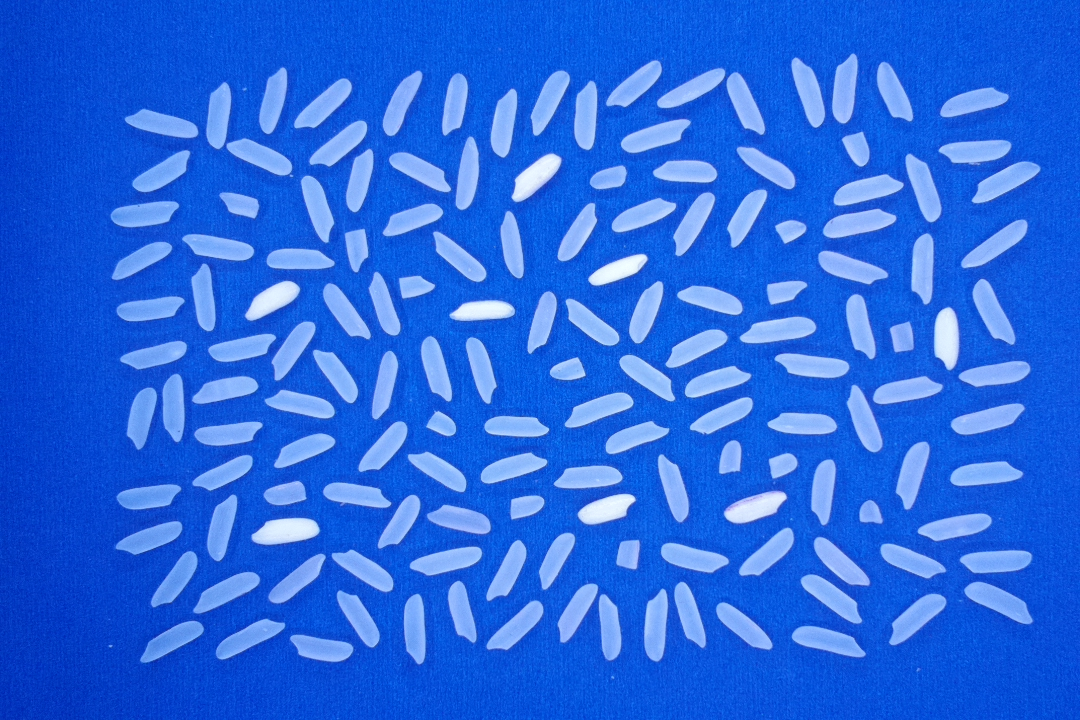
#> input picture blueBG_rice/image605.jpg, 1080 x 720 px; its folder holds only this picture in this run
$ python -i preprocessing.py   (imports and definitions only)
#> lines starting #> are read from the running program, lines starting #| are printed output that depends on the picture; after the words box and inside, x2 and y2 are one past the last pixel; in counts of white or black regions, pixels touching at a corner belong together
#> in run_preprocessing_pipeline, image is the input picture: shape (720, 1080, 3); mean B, G, R 225.3, 105.3, 39.6
### src/visualization.py
import cv2
import matplotlib.pyplot as plt
import numpy as np

from config import (
    PLOT_FIGSIZE,
    WATERSHED_BOUNDARY_COLOR,
    WATERSHED_BOUNDARY_MARKER,
)


def plot_preprocessing_steps(
    original_image: np.ndarray,
    normalized: np.ndarray,
    thresholded: np.ndarray,
    denoised: np.ndarray,
    watershed_markers: np.ndarray,
) -> None:
    """Display the input and each preprocessing result in a single figure."""
    if original_image.ndim == 2:
        original_display = original_image
        segmented_display = cv2.cvtColor(original_image, cv2.COLOR_GRAY2RGB)
    else:
        original_display = cv2.cvtColor(original_image, cv2.COLOR_BGR2RGB)
        segmented_display = original_display.copy()

    segmented_display[
        watershed_markers == WATERSHED_BOUNDARY_MARKER
    ] = WATERSHED_BOUNDARY_COLOR
    images = (
        (original_display, "Original"),
        (normalized, "Lighting normalized"),
        (thresholded, "Background removed"),
        (denoised, "Noise removed"),
        (segmented_display, "Watershed boundaries"),
    )


    figure = plt.figure(figsize=PLOT_FIGSIZE)
    grid = figure.add_gridspec(2, 6)
    slots = (
        grid[0, 0:3],
        grid[0, 3:6],
        grid[1, 0:2],
        grid[1, 2:4],
        grid[1, 4:6],
    )

    for slot, (image, title) in zip(slots, images):
        axis = figure.add_subplot(slot)
        axis.imshow(image, cmap="gray" if image.ndim == 2 else None)
        axis.set_title(title)
        axis.axis("off")

    figure.tight_layout()
    plt.show()
    plt.close(figure)

### src/preprocessing.py
from pathlib import Path
import cv2
import numpy as np

from config import (
    BINARY_MAX_VALUE,
    CLAHE_CLIP_LIMIT,
    CLAHE_TILE_GRID_SIZE,
    MEDIAN_BLUR_KERNEL,
    THRESHOLD_VALUE,
    WATERSHED_CUT_THICKNESS,
    WATERSHED_DEFECT_DEPTH_RATIO,
    WATERSHED_DILATION_ITERATIONS,
    WATERSHED_DISTANCE_MASK_SIZE,
    WATERSHED_DISTANCE_SMOOTH_SIGMA,
    WATERSHED_FOREGROUND_RATIO,
    WATERSHED_KERNEL_SIZE,
    WATERSHED_MARKER_OFFSET,
    WATERSHED_MIN_DEFECT_DEPTH,
    WATERSHED_MIN_SEED_AREA,
    WATERSHED_MIN_SPLIT_AREA,
    WATERSHED_SPLIT_SOLIDITY,
    WATERSHED_UNKNOWN_MARKER,
)
from src.visualization import plot_preprocessing_steps


def normalize_lighting(image: np.ndarray) -> np.ndarray:
    """Convert an image to grayscale and normalize its local contrast with CLAHE."""
    if image.ndim == 3:
        gray = cv2.cvtColor(image, cv2.COLOR_BGR2GRAY)
    else:
        gray = image.copy()

    clahe = cv2.createCLAHE(
        clipLimit=CLAHE_CLIP_LIMIT,
        tileGridSize=CLAHE_TILE_GRID_SIZE,
    )
    return clahe.apply(gray)


def background_subtraction(
    image: np.ndarray,
    threshold_val: int = THRESHOLD_VALUE,
) -> np.ndarray:
    """Threshold a grayscale image into a binary mask of foreground grains."""
#> called with threshold_val = 120
    _, thresholded = cv2.threshold(
        image,
        threshold_val,
        BINARY_MAX_VALUE,
        cv2.THRESH_BINARY,
    )
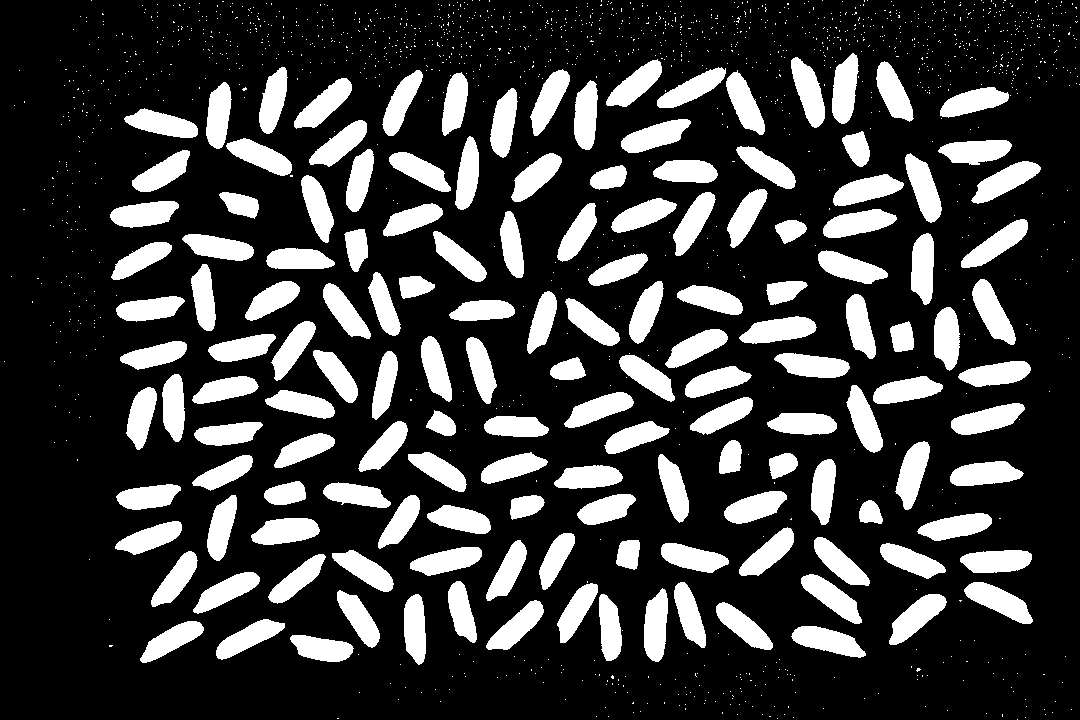
#> thresholded: shape (720, 1080); 22.8% white; 1603 white regions (1453 under 20 px), largest, box (x1, y1, x2, y2) and area: (739, 316, 817, 344) 1441, (972, 279, 1016, 345) 1435, (964, 582, 1033, 624) 1422
    return thresholded


def remove_noise(
    binary_image: np.ndarray,
    kernel_size: int = MEDIAN_BLUR_KERNEL,
) -> np.ndarray:
    """Remove small specks from a binary mask using a median filter."""
#> called with kernel_size = 5
    if kernel_size <= 0 or kernel_size % 2 == 0:
        raise ValueError("kernel_size must be a positive odd integer")
    return cv2.medianBlur(binary_image, kernel_size)
#> returned value: shape (720, 1080); 22.4% white; 150 white regions, largest, box (x1, y1, x2, y2) and area: (972, 279, 1016, 345) 1433, (740, 316, 816, 344) 1433, (964, 582, 1033, 624) 1418


def _split_concave_blobs(binary: np.ndarray) -> np.ndarray:
    """Cut touching grains apart at their concave notches (e.g. V-shaped pairs)."""
    count, blobs, stats, _ = cv2.connectedComponentsWithStats(binary, connectivity=8)
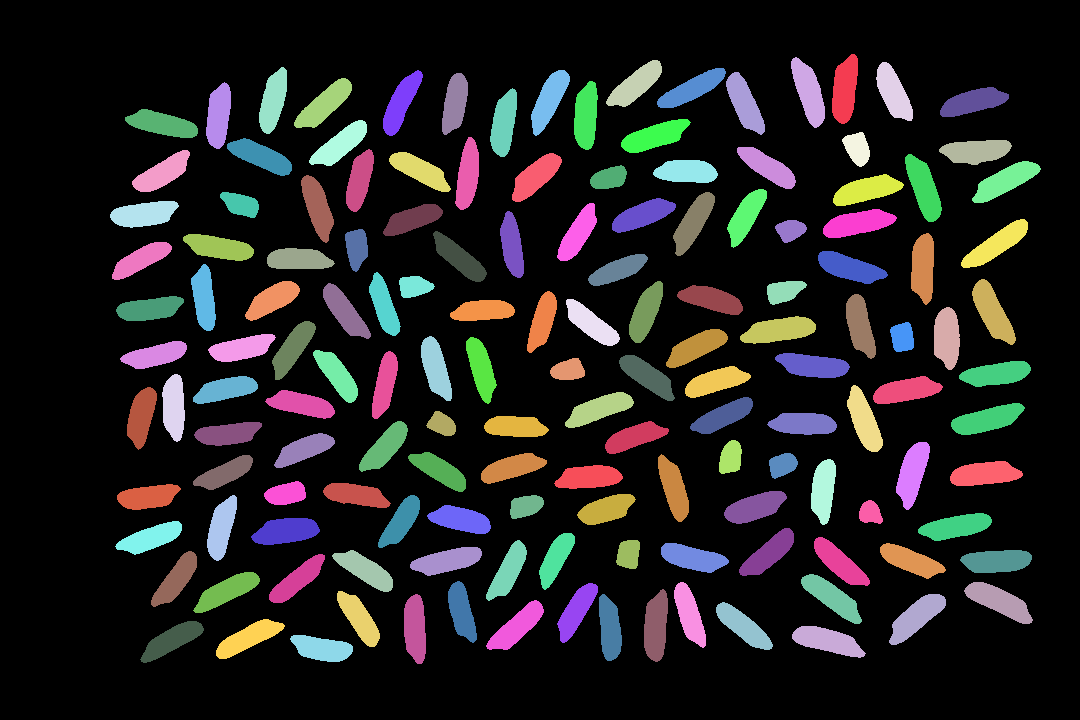
#> blobs: shape (720, 1080) int32; 151 distinct labels, from 0 to 150; one colour per label, 0 black
#> count = 151; stats = 151 rows, first 6: [0, 0, 1080, 720, 603133], [832, 54, 26, 70, 1353], [791, 57, 34, 71, 1363], [606, 60, 56, 47, 1257], [876, 62, 37, 59, 1251], [259, 67, 28, 67, 1222]
    result = binary.copy()
    pad = 2
    for i in range(1, count):
        x, y, w, h, area = stats[i]
        if area < WATERSHED_MIN_SPLIT_AREA:
            continue
        blob = (blobs[y:y + h, x:x + w] == i).astype(np.uint8)
        padded = np.pad(blob, pad)
        contours, _ = cv2.findContours(padded, cv2.RETR_EXTERNAL, cv2.CHAIN_APPROX_NONE)
        if not contours:
            continue
        cnt = max(contours, key=cv2.contourArea)
        hull_area = cv2.contourArea(cv2.convexHull(cnt))
        if hull_area <= 0 or area / hull_area >= WATERSHED_SPLIT_SOLIDITY:
            continue  # already (nearly) convex: a single grain
        try:
            defects = cv2.convexityDefects(cnt, cv2.convexHull(cnt, returnPoints=False))
        except cv2.error:
            continue
        if defects is None:
            continue
        defects = defects.reshape(-1, 4)  # shape differs between OpenCV versions

        min_depth = max(WATERSHED_MIN_DEFECT_DEPTH, WATERSHED_DEFECT_DEPTH_RATIO * np.sqrt(area))
        reach = max(h, w) + 2 * pad
        cut = padded.copy()
        for start, end, far, depth in defects:
            if depth / 256.0 < min_depth:
                continue
            p = cnt[far, 0].astype(np.float32)
            chord_mid = (cnt[start, 0].astype(np.float32) + cnt[end, 0].astype(np.float32)) / 2
            direction = p - chord_mid
            norm = float(np.linalg.norm(direction))
            if norm < 1e-6:
                continue
            direction /= norm

            q = p + direction * (reach - 1)
            for step in range(1, reach):
                nxt = p + direction * step
                xi, yi = int(round(nxt[0])), int(round(nxt[1]))
                if not (0 <= xi < padded.shape[1] and 0 <= yi < padded.shape[0]) or padded[yi, xi] == 0:
                    q = nxt
                    break
            cv2.line(
                cut,
                (int(round(p[0])), int(round(p[1]))),
                (int(round(q[0])), int(round(q[1]))),
                0,
                WATERSHED_CUT_THICKNESS,
            )

        inner = cut[pad:-pad, pad:-pad]
        region = result[y:y + h, x:x + w]
        region[(blob == 1) & (inner == 0)] = 0
#> this loop made 150 passes
#> (x, y, w, h, area, hull_area) on passes 1 to 8: (832, 54, 26, 70, 1353, 1325.5), (791, 57, 34, 71, 1363, 1341.5), (606, 60, 56, 47, 1257, 1232.5), (876, 62, 37, 59, 1251, 1223), (259, 67, 28, 67, 1222, 1191), (657, 68, 69, 40, 1244, 1211), (383, 70, 40, 66, 1229, 1223), (531, 70, 39, 66, 1297, 1265.5)
#> blob: shape (27, 63); values 0 (black) and 1 (white), 69.4% white; 4 black regions (1 under 20 px), largest, box (x1, y1, x2, y2) and area: (0, 5, 37, 27) 239, (16, 0, 63, 11) 223, (50, 17, 63, 27) 53
#> padded: shape (31, 67); values 0 (black) and 1 (white), 56.9% white; 1 black region, box (x1, y1, x2, y2) and area: (0, 0, 67, 31) 896
    return result


def _find_sure_foreground(binary_image: np.ndarray) -> np.ndarray:
    """Find one seed per grain using a per-blob (not global) distance threshold."""
    binary = (binary_image > 0).astype(np.uint8) * BINARY_MAX_VALUE
    binary = _split_concave_blobs(binary)

    distance = cv2.distanceTransform(binary, cv2.DIST_L2, WATERSHED_DISTANCE_MASK_SIZE)
    if WATERSHED_DISTANCE_SMOOTH_SIGMA > 0:
        # smooths jagged-edge bumps that would otherwise create fake local peaks
        distance = cv2.GaussianBlur(distance, (0, 0), WATERSHED_DISTANCE_SMOOTH_SIGMA)

    count, blobs, stats, _ = cv2.connectedComponentsWithStats(binary, connectivity=8)
#> count = 151
    seeds = np.zeros_like(binary)
    for i in range(1, count):
        x, y, w, h, _ = stats[i]
        in_blob = blobs[y:y + h, x:x + w] == i
        local_distance = distance[y:y + h, x:x + w]
        peak = local_distance[in_blob].max()
        core = in_blob & (local_distance >= WATERSHED_FOREGROUND_RATIO * peak)
        seeds[y:y + h, x:x + w][core] = BINARY_MAX_VALUE
#> this loop made 150 passes
#> (x, y, w, h, peak) on passes 1 to 8: (832, 54, 26, 70, 11.06), (791, 57, 34, 71, 10.82), (606, 60, 56, 47, 10.49), (876, 62, 37, 59, 10.96), (259, 67, 28, 67, 10.49), (657, 68, 69, 40, 9.19), (383, 70, 40, 66, 9.36), (531, 70, 39, 66, 10.5)
#> seeds: shape (720, 1080); 7.7% white; 150 white regions, largest, box (x1, y1, x2, y2) and area: (979, 286, 1008, 335) 505, (958, 409, 1016, 429) 495, (752, 323, 809, 337) 494

    # drop tiny seed fragments
    count, seed_labels, stats, _ = cv2.connectedComponentsWithStats(seeds)
#> seed_labels: shape (720, 1080) int32; 151 distinct labels, from 0 to 150
    small = np.where(stats[:, cv2.CC_STAT_AREA] < WATERSHED_MIN_SEED_AREA)[0]
    small = small[small != 0]
    seeds[np.isin(seed_labels, small)] = 0
    return seeds


def apply_watershed(
    binary_image: np.ndarray,
    original_image: np.ndarray,
) -> np.ndarray:
    """Separate touching grains and return the watershed marker labels."""
    sure_foreground = _find_sure_foreground(binary_image)

    kernel = np.ones(
        (WATERSHED_KERNEL_SIZE, WATERSHED_KERNEL_SIZE),
        np.uint8,
    )
    sure_background = cv2.dilate(
        binary_image,
        kernel,
        iterations=WATERSHED_DILATION_ITERATIONS,
    )
#> sure_background: shape (720, 1080); 60.1% white; 79 black regions (12 under 20 px), largest, box (x1, y1, x2, y2) and area: (0, 0, 1080, 720) 269172, (592, 230, 808, 311) 3841, (183, 155, 304, 241) 3671
    unknown = cv2.subtract(sure_background, sure_foreground)

    _, markers = cv2.connectedComponents(sure_foreground)
    markers = markers + WATERSHED_MARKER_OFFSET
#> markers: shape (720, 1080) int32; 151 distinct labels, from 1 to 151
    markers[unknown == BINARY_MAX_VALUE] = WATERSHED_UNKNOWN_MARKER
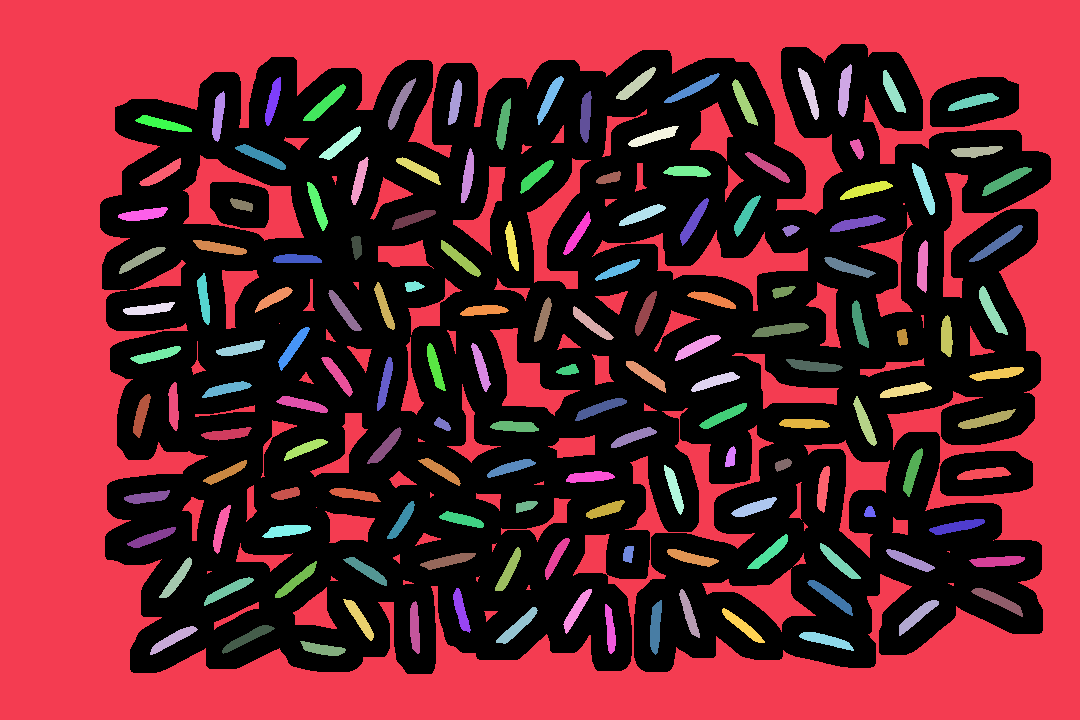
#> markers: shape (720, 1080) int32; 152 distinct labels, from 0 to 151; one colour per label, 0 black

    if original_image.ndim == 2:
        watershed_image = cv2.cvtColor(original_image, cv2.COLOR_GRAY2BGR)
    else:
        watershed_image = original_image.copy()
    return cv2.watershed(watershed_image, markers)
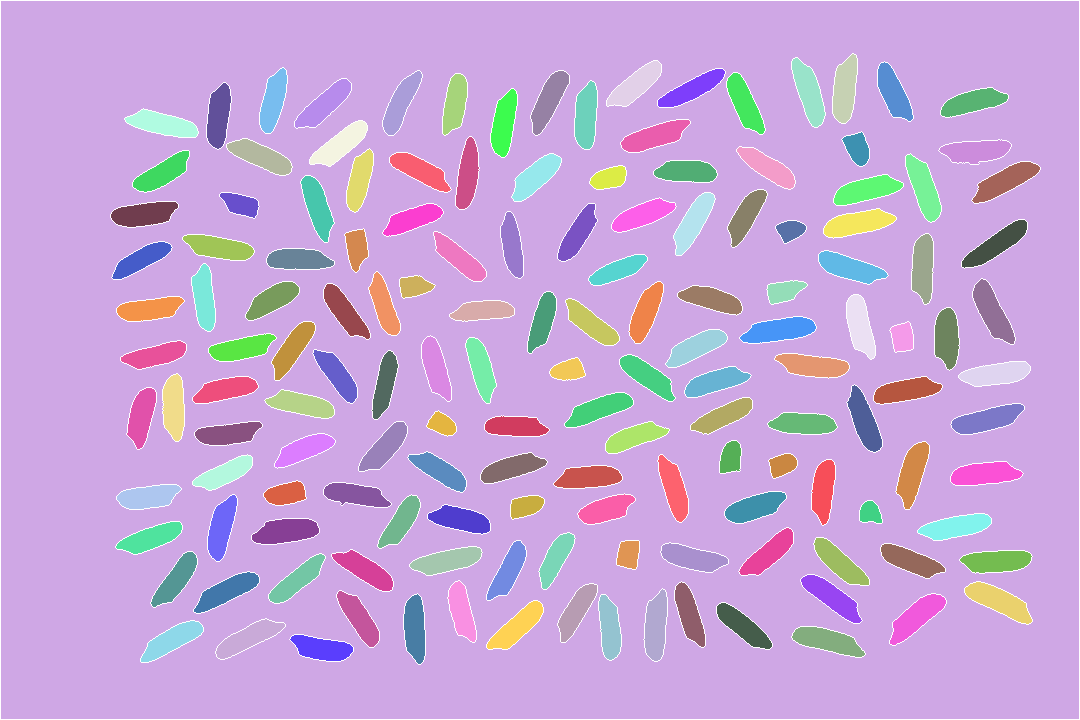
#> returned value: shape (720, 1080) int32; 152 distinct labels, from -1 to 151; one colour per label, 0 black, -1 white


def run_preprocessing_pipeline(image_path: str | Path) -> np.ndarray:
    """Run all preprocessing stages, plot their results, and return watershed labels."""
    image = cv2.imread(str(image_path))
    if image is None:
        raise FileNotFoundError(f"Image could not be loaded: {image_path}")

    normalized = normalize_lighting(image)
    thresholded = background_subtraction(normalized)
    denoised = remove_noise(thresholded)
    segmented_markers = apply_watershed(denoised, image)

    plot_preprocessing_steps(
        image,
        normalized,
        thresholded,
        denoised,
        segmented_markers,
    )
#> in plot_preprocessing_steps, `segmented_display[ watershed_markers == WATERSHED_BOUNDARY_MARKER ] = ..`:
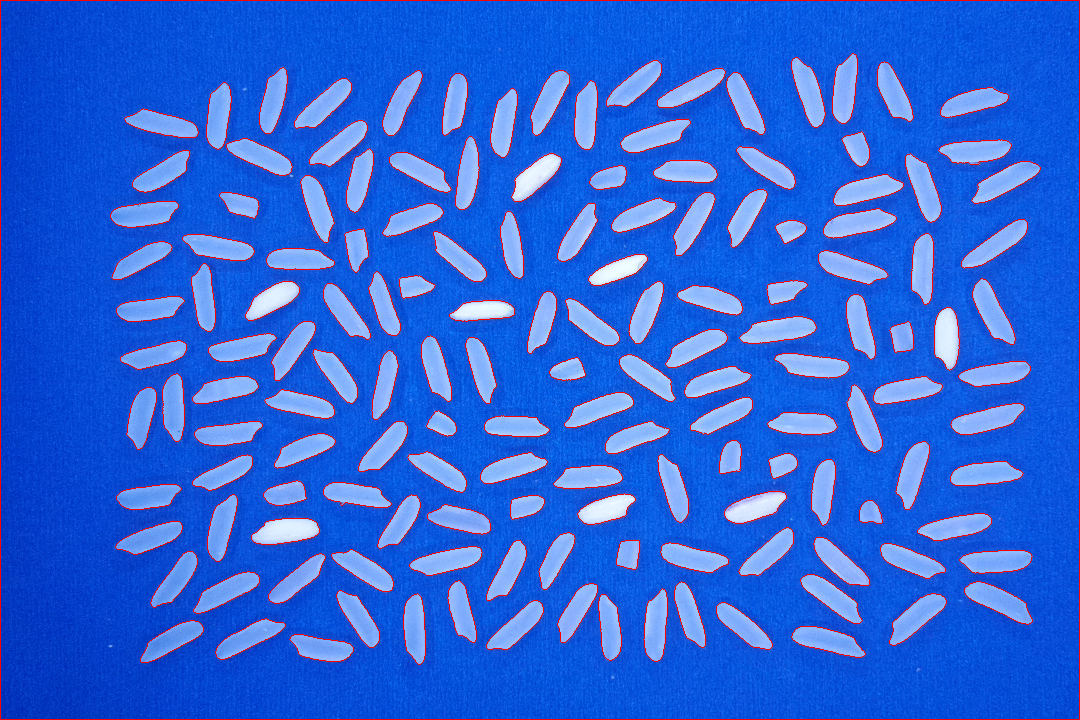
#> segmented_display: shape (720, 1080, 3); mean R, G, B 45.2, 101.5, 218.4
#> the loop in plot_preprocessing_steps, `for slot, (image, title) in zip(slots, images):` made 5 passes
#> title on passes 1 to 5: 'Original', 'Lighting normalized', 'Background removed', 'Noise removed', 'Watershed boundaries'
    return segmented_markers

>>> result = run_preprocessing_pipeline('../blueBG_rice/image605.jpg')
